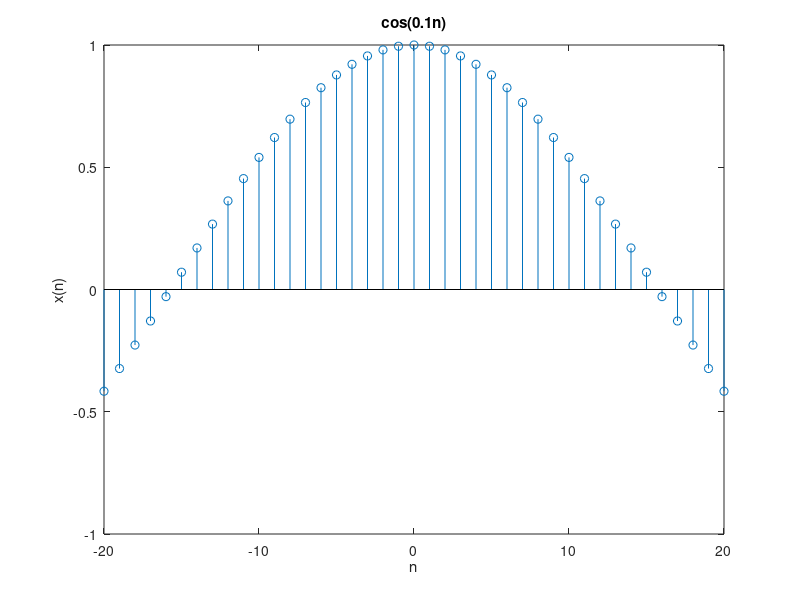

Source code (MATLAB):
% 한밭대학교 20191780 육정훈

n = -20 : 20;
x = cos(0.1 * n);

stem(n, x); title('cos(0.1n)'); xlabel('n'); ylabel('x(n)');
